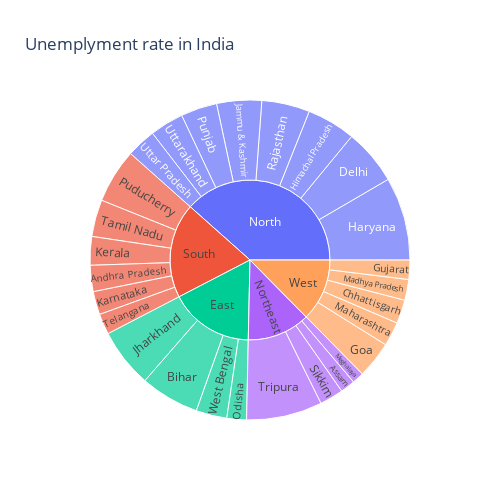

Notebook source saved alongside this figure:
### Code cell
#Create a dashboard to analyze the unemployment rate of each Indian State by region
unemployment=data[["State","Region","EUR"]]
fig=px.sunburst(unemployment,path=["Region","State"],values="EUR",width=500,height=500,color_continuous_scale="RdY1Gn",title="Unemplyment rate in India")
fig.show()

### Figure 1 — Plotly figure (JSON) as saved in the notebook; plotly's stock layout.template omitted (floating-point values rounded to 4 significant figures)
{"data": [{"branchvalues": "total", "domain": {"x": [0, 1], "y": [0, 1]}, "hovertemplate": "labels=%{label}<br>EUR=%{value}<br>parent=%{parent}<br>id=%{id}<extra></extra>", "ids": ["South/Andhra Pradesh", "Northeast/Assam", "East/Bihar", "West/Chhattisgarh", "North/Delhi", "West/Goa", "West/Gujarat", "North/Haryana", "North/Himachal Pradesh", "North/Jammu & Kashmir", "East/Jharkhand", "South/Karnataka", "South/Kerala", "West/Madhya Pradesh", "West/Maharashtra", "Northeast/Meghalaya", "East/Odisha", "South/Puducherry", "North/Punjab", "North/Rajasthan", "Northeast/Sikkim", "South/Tamil Nadu", "South/Telangana", "Northeast/Tripura", "North/Uttar Pradesh", "North/Uttarakhand", "East/West Bengal", "East", "North", "Northeast", "South", "West"], "labels": ["Andhra Pradesh", "Assam", "Bihar", "Chhattisgarh", "Delhi", "Goa", "Gujarat", "Haryana", "Himachal Pradesh", "Jammu & Kashmir", "Jharkhand", "Karnataka", "Kerala", "Madhya Pradesh", "Maharashtra", "Meghalaya", "Odisha", "Puducherry", "Punjab", "Rajasthan", "Sikkim", "Tamil Nadu", "Telangana", "Tripura", "Uttar Pradesh", "Uttarakhand", "West Bengal", "East", "North", "Northeast", "South", "West"], "name": "", "parents": ["South", "Northeast", "East", "West", "North", "West", "West", "North", "North", "North", "East", "South", "South", "West", "West", "Northeast", "East", "South", "North", "North", "Northeast", "South", "South", "Northeast", "North", "North", "East", "", "", "", "", ""], "type": "sunburst", "values": [86.64, 48.56, 194.7, 78.19, 184.1, 121.7, 63.76, 274.8, 160.7, 148.3, 195.4, 76.68, 94.34, 68.54, 79.79, 38.66, 64.62, 179.4, 119.8, 158.7, 78.34, 121.9, 68.33, 250.6, 97.37, 111.6, 101.9, 556.6, 1255.0, 416.1, 627.3, 411.9]}], "layout": {"height": 500, "legend": {"tracegroupgap": 0}, "title": {"text": "Unemplyment rate in India"}, "width": 500}}
